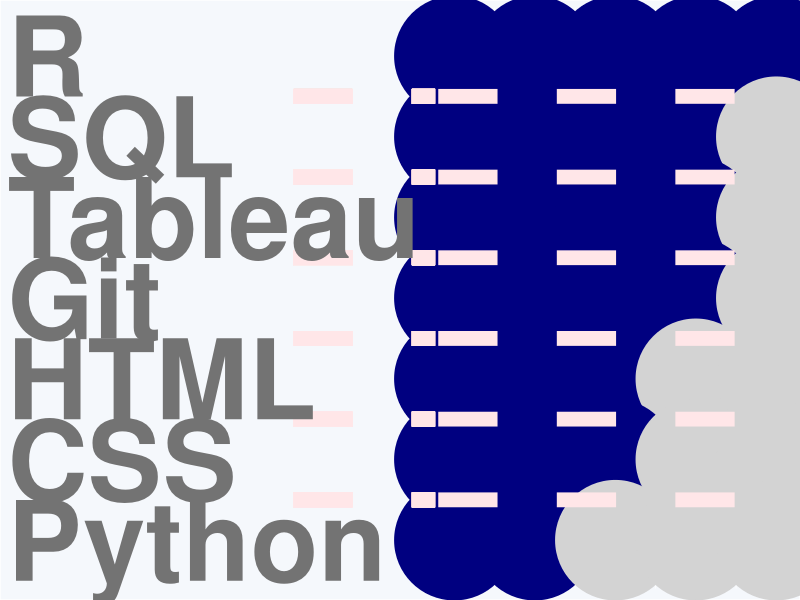

Reproduce this figure in R.
## ---- chunk 1

library(tidyverse)

## ---- chunk 2

create_skill_bar_data <-
  function(max_skill_level,
           skill_names,
           skill_levels) {
    skill_col <- function(skill_names, max_skill_level) {
      skill_names %>%
        map(~ rep(.x, max_skill_level)) %>%
        reduce(c)
    }
    
    df <-
      data.frame(skill = skill_col(skill_names, max_skill_level))
    
    max_level_col <- function(max_skill_level, skill_names) {
      rep(1:max_skill_level, length(skill_names))
    }
    
    df <- df %>%
      mutate(max_level = max_level_col(max_skill_level, skill_names))
    
    skill_level_col <- function(skill_levels, max_skill_level) {
      skill_levels %>%
        map(~ c(rep("Fill", .x), rep("Empty", max_skill_level - .x))) %>%
        reduce(c)
    }
    
    df <- df %>%
      mutate(skill_level = skill_level_col(skill_levels, max_skill_level))
    
    df
  }

skill_dots_data <-
  create_skill_bar_data(5,
                        c("R", "SQL", "Tableau", "Git", "HTML", "CSS", "Python"),
                        c(5, 4, 4, 4, 3, 3, 2))



skill_dots_data %>%
  ggplot() +
  geom_point(aes(
    x = max_level,
    y = fct_rev(fct_inorder(skill)),
    color = skill_level
  ), size = 40) +
  geom_hline(
    yintercept = c(seq(1.5, 6.5, by = 1)),
    color = "#ffe6e8",
    linetype = 2,
    size = 5
  ) +
  geom_segment(
    color = "#ffe6e8",
    linetype = 2,
    y = 1.5,
    yend = 1.5,
    x = -1,
    xend = 0.76,
    size = 5
  ) +
  geom_segment(
    color = "#ffe6e8",
    linetype = 2,
    y = 2.5,
    yend = 2.5,
    x = -1,
    xend = 0.76,
    size = 5
  ) +
  geom_segment(
    color = "#ffe6e8",
    linetype = 2,
    y = 3.5,
    yend = 3.5,
    x = -1,
    xend = 0.76,
    size = 5
  ) +
  geom_segment(
    color = "#ffe6e8",
    linetype = 2,
    y = 4.5,
    yend = 4.5,
    x = -1,
    xend = 0.76,
    size = 5
  ) +
  geom_segment(
    color = "#ffe6e8",
    linetype = 2,
    y = 5.5,
    yend = 5.5,
    x = -1,
    xend = 0.76,
    size = 5
  ) +
  geom_segment(
    color = "#ffe6e8",
    linetype = 2,
    y = 6.5,
    yend = 6.5,
    x = -1,
    xend = 0.76,
    size = 5
  ) +
  coord_cartesian(xlim = c(1, 5), clip = "off") +
  scale_color_manual(values = c("light gray", "navy")) +
  theme(
    axis.title = element_blank(),
    axis.ticks = element_blank(),
    axis.line = element_blank(),
    axis.text.x = element_blank(),
    axis.text.y = element_text(
      margin = margin(0, 10, 0, 0),
      size = 80,
      face = "bold",
      color = "#737373",
      hjust = 0
    ),
    plot.background = element_rect(fill = "#f5f8fc"),
    panel.background = element_rect(fill = "#f5f8fc"),
    legend.position = "none"
  )

